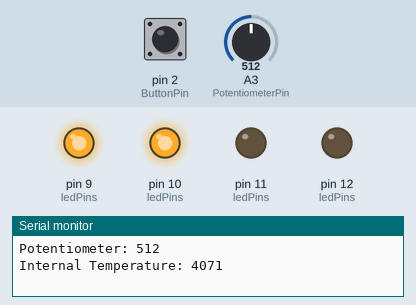
Simulated run of this program. Board: Arduino Uno, built with avr-gcc and run on an emulated ATmega328P. Parts: output pins drawn as LEDs (lit = HIGH), the last lines printed to the serial monitor. The inputs (shaded band) are chosen by the test bench; at power-on: pin 2 (ButtonPin) LOW, A3 (PotentiometerPin) = 512.

Above: at 1.2 s.
1.3 s: pin 2 (ButtonPin) pulled HIGH for 0.15 s
At 2.5 s:
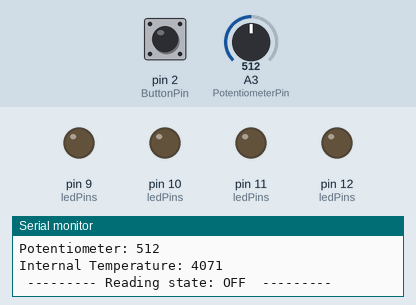
2.9 s: pin 2 (ButtonPin) pulled HIGH for 1 s
At 6.6 s:
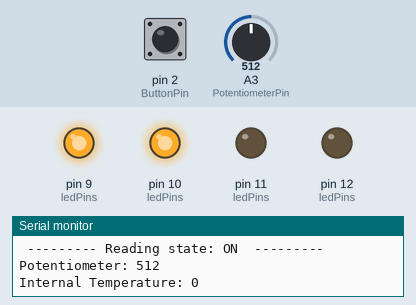
6.9 s: A3 (PotentiometerPin) set to 632
9.9 s: A3 (PotentiometerPin) set to 648
At 12.4 s:
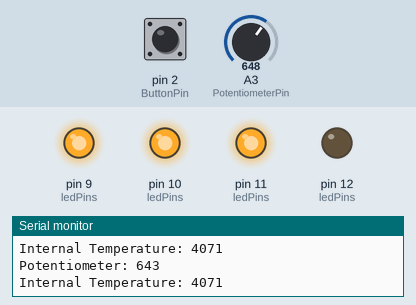
12.9 s: A3 (PotentiometerPin) set to 1002
15.9 s: A3 (PotentiometerPin) set to 1017
At 19.3 s:
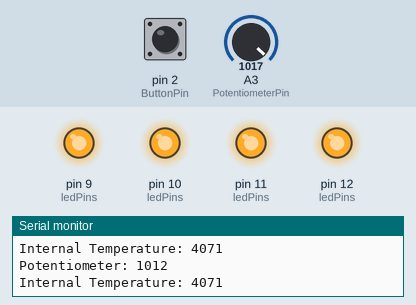
Timing chart, 0 to 19.9 s (numbered marks = the images above; inputs shaded):
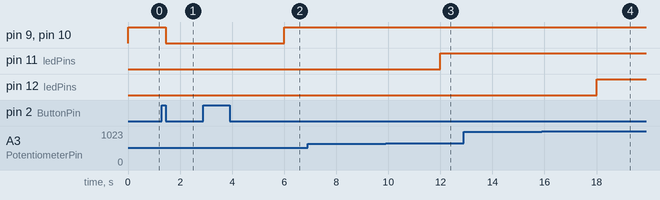

The program:

main.cpp
```cpp
#include <Arduino.h>
#include <avr/boot.h>

// consts
constexpr int Comp2AValue = 156; // 20000 gives us 10 ms between each interrupt (with prescaler 8)
constexpr int Comp1AValue = 15525; // 1s with prescaler 1024
constexpr int Comp1BValue = 46875; // 3s with prescaler 1024
constexpr int PotentiometerPin = 3;
constexpr int ButtonPin = 2;
constexpr int ledPins[] = {9, 10, 11, 12};
constexpr int lightThreshold[] = {0, 300, 600, 900};

// prototypes
float readInternalTemp();
void enableTemperatureRead();
void handleButton();

// global vars (the arrays have a bit of extra space justt in case.)
long totalPotentiometerReadings = 0;
int potentiometerReadingCount = 0;
float totalInternalTemperature = 0;
int internalTemperatureCount = 0;

bool readingState = true;
unsigned long previousButtonPress;

// actual stuff --------------------------------------
// potentiometer readings
ISR(TIMER2_COMPA_vect) {
    if (!readingState) {
        return;
    }

    OCR2A += Comp2AValue;
    totalPotentiometerReadings += analogRead(PotentiometerPin);
    potentiometerReadingCount++;
}

// temperature readings
ISR(TIMER1_COMPA_vect) {
    if (!readingState) {
        return;
    }

    OCR1A += Comp1AValue;
    totalInternalTemperature += readInternalTemp();
    internalTemperatureCount++;
}

// output handling
ISR(TIMER1_COMPB_vect) {
    if (!readingState) {
        return;
    }

    int averagePotentiometer = totalPotentiometerReadings / potentiometerReadingCount;
    int averageInternalTemperature = totalInternalTemperature / internalTemperatureCount;

    // console
    OCR1B += Comp1BValue;
    Serial.print("Potentiometer: ");
    Serial.println(averagePotentiometer);
    Serial.print("Internal Temperature: ");
    Serial.println(averageInternalTemperature);

    totalPotentiometerReadings = potentiometerReadingCount = internalTemperatureCount = totalInternalTemperature = 0;

    // lights
    int i = 0;
    for (const int ledPin : ledPins) {
        if (averagePotentiometer > lightThreshold[i]) {
            digitalWrite(ledPin, HIGH);
        } else {
            digitalWrite(ledPin, LOW);
        }
        i++;
    }
}

void setup() {
    Serial.begin(9600);
    pinMode(ButtonPin, INPUT);
    for (const int ledPin : ledPins) {
        pinMode(ledPin, OUTPUT);
    }

    attachInterrupt(0, handleButton, CHANGE);

    // reset timer registers
    TCCR1A = 0;
    TCCR1B = 0;
    TCCR2A = 0;
    TCCR2B = 0;

    // for timer 2
    TCCR2B |= (1 << CS12) | (1 << CS11) | (1 << CS10); // prescaler = 8 (Set CS10, CS11, CS12 to 1)
    OCR2A = Comp2AValue; // compare value
    TIMSK2 |= (1 << OCIE2A); // enable compare A interrupt

    // for timer 1
    TCCR1B |= (1 << CS12) | (1 << CS10); // prescaler = 1024
    OCR1A = Comp1AValue;
    OCR1B = Comp1BValue;
    TIMSK1 |= (1 << OCIE1A);
    TIMSK1 |= (1 << OCIE1B);
}

void loop() {
    // bwaa
}

float readInternalTemp() {
    ADMUX = _BV(REFS1) | _BV(REFS0) | _BV(MUX3);

    // allow ADC reference to settle after changing multiplexer (increased to 10ms)
    delayMicroseconds(10000);

    // ensure ADC is not busy
    while (ADCSRA & _BV(ADSC));

    // start conversion and wait for it to complete
    ADCSRA |= _BV(ADSC);
    while (ADCSRA & _BV(ADSC));

    int adcValue = ADC;

    // get calibration values from signature bytes (datasheet 26.8.10)
    uint8_t ts_offset = boot_signature_byte_get(0x0002);
    uint8_t ts_gain = boot_signature_byte_get(0x0003);

    // datasheet formula approximation
    int32_t temp = adcValue;
    temp -= (273 + 100 - ts_offset);
    temp *= 128;
    temp /= ts_gain;
    temp -= 25;

    return (float)temp;
}

void handleButton() {
    const unsigned long currentTime = millis(); // for checking time since last press (debounce)

    if (digitalRead(ButtonPin) != LOW || currentTime - previousButtonPress < 1000) {
        return;
    }

    readingState = !readingState;
    Serial.print(" --------- Reading state: ");
    Serial.print(readingState == true ? "ON" : "OFF");
    Serial.println("  ---------\n");

    previousButtonPress = currentTime;

    for (const int ledPin : ledPins) {
        digitalWrite(ledPin, LOW);
    }
}
```

Measured:
- the behaviour switches between 639 and 640 on A3 (PotentiometerPin) (found by bisection; images 2 and 3)
- the behaviour switches between 1009 and 1010 on A3 (PotentiometerPin) (found by bisection; images 3 and 4)
- after the input at 1.3 s, pin 9 (ledPins), pin 10 (ledPins): HIGH → LOW after 0.15 s
- after the input at 2.9 s, pin 9 (ledPins), pin 10 (ledPins): LOW → HIGH after 3.1 s
